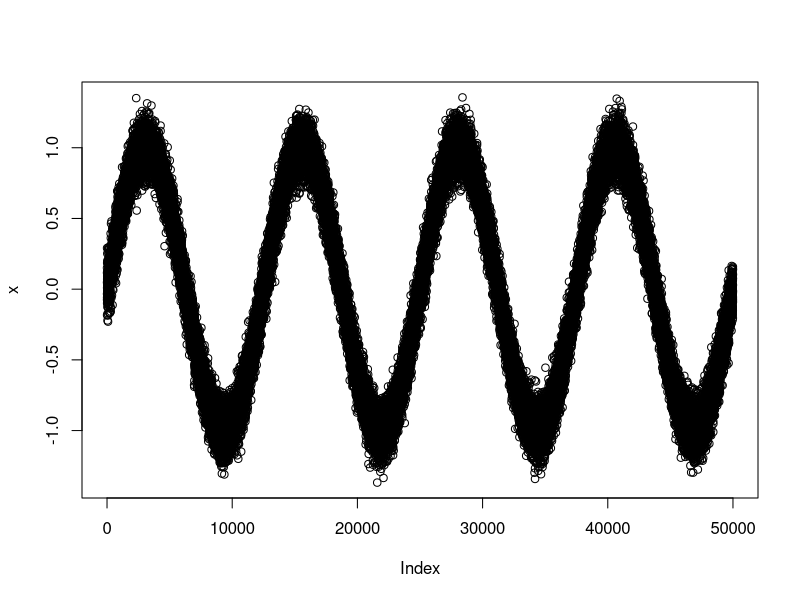

Generate this figure with R: (Note: this script raises an error after producing the figure.)

n <- 50000

x <- sin(4*2*pi*seq(n)/n) + rnorm(n)/10

plot(x)

highchart2() %>%
  hc_chart(zoomType = "x") %>%
  hc_add_series(data = x)




library("MASS")
n <- 100000

sigma <- matrix(c(10,3,3,2),2,2)
sigma

mvr <- round(mvrnorm(n, rep(c(0, 0)), sigma), 4)

vx <- ceiling(1+abs(max(mvr[, 1])))
vy <- ceiling(1+abs(max(mvr[, 2])))

ds <- list_parse2(as.data.frame(mvr))

highchart2() %>%
  hc_chart(zoomType = "xy") %>%
  hc_xAxis(min = -vx, max = vx) %>% 
  hc_yAxis(min = -vy, max = vy) %>% 
  hc_add_series(data = ds, type = "scatter",
                color = 'rgba(250,250,250,0.1)',
                marker = list(radius = 2),
                tooltip = list(followPointer = FALSE,
                               pointFormat =  '[{point.x:.1f}, {point.y:.1f}]')) %>% 
  hc_add_theme(hc_theme_db())


